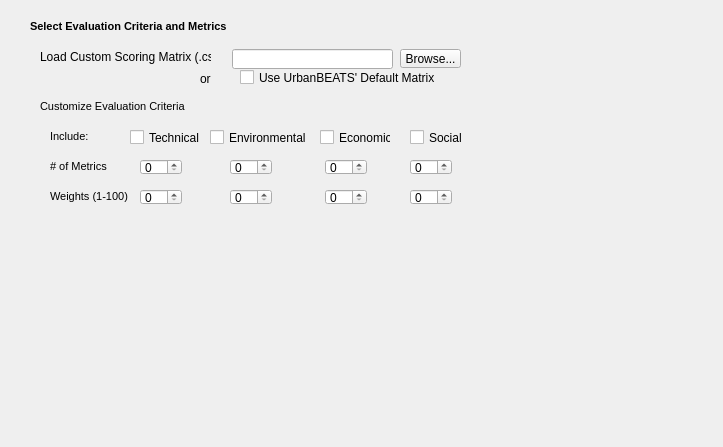
            <widget class="QWidget" name="scrollAreaWidgetContents_19">
             <property name="geometry">
              <rect>
               <x>0</x>
               <y>0</y>
               <width>723</width>
               <height>447</height>
              </rect>
             </property>
             <widget class="QLabel" name="mca_scoringmat_lbl_2">
              <property name="geometry">
               <rect>
                <x>30</x>
                <y>20</y>
                <width>447</width>
                <height>13</height>
               </rect>
              </property>
              <property name="text">
               <string>&lt;!DOCTYPE HTML PUBLIC &quot;-//W3C//DTD HTML 4.0//EN&quot; &quot;http://www.w3.org/TR/REC-html40/strict.dtd&quot;&gt;
&lt;html&gt;&lt;head&gt;&lt;meta name=&quot;qrichtext&quot; content=&quot;1&quot; /&gt;&lt;style type=&quot;text/css&quot;&gt;
p, li { white-space: pre-wrap; }
&lt;/style&gt;&lt;/head&gt;&lt;body style=&quot; font-family:'MS Shell Dlg 2'; font-size:8.25pt; font-weight:400; font-style:normal;&quot;&gt;
&lt;p style=&quot; margin-top:0px; margin-bottom:0px; margin-left:0px; margin-right:0px; -qt-block-indent:0; text-indent:0px;&quot;&gt;&lt;span style=&quot; font-size:8pt; font-weight:600;&quot;&gt;Select Evaluation Criteria and Metrics&lt;/span&gt;&lt;/p&gt;&lt;/body&gt;&lt;/html&gt;</string>
              </property>
             </widget>
             <widget class="QWidget" name="eval_widget" native="true">
              <property name="geometry">
               <rect>
                <x>30</x>
                <y>39</y>
                <width>447</width>
                <height>180</height>
               </rect>
              </property>
              <property name="minimumSize">
               <size>
                <width>0</width>
                <height>180</height>
               </size>
              </property>
              <widget class="QCheckBox" name="bottomlines_ecn_check">
               <property name="geometry">
                <rect>
                 <x>290</x>
                 <y>90</y>
                 <width>71</width>
                 <height>17</height>
                </rect>
               </property>
               <property name="text">
                <string>Economic</string>
               </property>
              </widget>
              <widget class="QCheckBox" name="bottomlines_tech_check">
               <property name="geometry">
                <rect>
                 <x>100</x>
                 <y>90</y>
                 <width>81</width>
                 <height>17</height>
                </rect>
               </property>
               <property name="text">
                <string>Technical</string>
               </property>
              </widget>
              <widget class="QCheckBox" name="bottomlines_soc_check">
               <property name="geometry">
                <rect>
                 <x>380</x>
                 <y>90</y>
                 <width>71</width>
                 <height>17</height>
                </rect>
               </property>
               <property name="text">
                <string>Social</string>
               </property>
              </widget>
              <widget class="QCheckBox" name="bottomlines_env_check">
               <property name="geometry">
                <rect>
                 <x>180</x>
                 <y>90</y>
                 <width>101</width>
                 <height>17</height>
                </rect>
               </property>
               <property name="text">
                <string>Environmental</string>
               </property>
              </widget>
              <widget class="QToolButton" name="mca_scoringmat_browse">
               <property name="enabled">
                <bool>true</bool>
               </property>
               <property name="geometry">
                <rect>
                 <x>370</x>
                 <y>10</y>
                 <width>61</width>
                 <height>19</height>
                </rect>
               </property>
               <property name="text">
                <string>Browse...</string>
               </property>
              </widget>
              <widget class="QLabel" name="mca_scoringmat_lbl2">
               <property name="geometry">
                <rect>
                 <x>170</x>
                 <y>30</y>
                 <width>21</width>
                 <height>20</height>
                </rect>
               </property>
               <property name="text">
                <string>or</string>
               </property>
              </widget>
              <widget class="QLineEdit" name="mca_scoringmat_box">
               <property name="geometry">
                <rect>
                 <x>202</x>
                 <y>10</y>
                 <width>161</width>
                 <height>20</height>
                </rect>
               </property>
              </widget>
              <widget class="QLabel" name="mca_scoringmat_lbl">
               <property name="geometry">
                <rect>
                 <x>10</x>
                 <y>10</y>
                 <width>171</width>
                 <height>16</height>
                </rect>
               </property>
               <property name="text">
                <string>Load Custom Scoring Matrix (.csv)</string>
               </property>
              </widget>
              <widget class="QCheckBox" name="mca_scoringmat_check">
               <property name="geometry">
                <rect>
                 <x>210</x>
                 <y>30</y>
                 <width>201</width>
                 <height>17</height>
                </rect>
               </property>
               <property name="text">
                <string>Use UrbanBEATS' Default Matrix</string>
               </property>
              </widget>
              <widget class="QLabel" name="bottomlines_weight_lbl_2">
               <property name="geometry">
                <rect>
                 <x>20</x>
                 <y>90</y>
                 <width>51</width>
                 <height>16</height>
                </rect>
               </property>
               <property name="whatsThis">
                <string>Adjust the weighting of each criteria. Assign an importance score between 1 and 10 to each of the selected bottom lines.</string>
               </property>
               <property name="text">
                <string>&lt;!DOCTYPE HTML PUBLIC &quot;-//W3C//DTD HTML 4.0//EN&quot; &quot;http://www.w3.org/TR/REC-html40/strict.dtd&quot;&gt;
&lt;html&gt;&lt;head&gt;&lt;meta name=&quot;qrichtext&quot; content=&quot;1&quot; /&gt;&lt;style type=&quot;text/css&quot;&gt;
p, li { white-space: pre-wrap; }
&lt;/style&gt;&lt;/head&gt;&lt;body style=&quot; font-family:'MS Shell Dlg 2'; font-size:8.25pt; font-weight:400; font-style:normal;&quot;&gt;
&lt;p style=&quot; margin-top:0px; margin-bottom:0px; margin-left:0px; margin-right:0px; -qt-block-indent:0; text-indent:0px;&quot;&gt;&lt;span style=&quot; font-size:8pt;&quot;&gt;Include:&lt;/span&gt;&lt;/p&gt;&lt;/body&gt;&lt;/html&gt;</string>
               </property>
              </widget>
              <widget class="QSpinBox" name="bottomlines_techN_spin">
               <property name="geometry">
                <rect>
                 <x>110</x>
                 <y>120</y>
                 <width>42</width>
                 <height>16</height>
                </rect>
               </property>
               <property name="maximum">
                <number>20</number>
               </property>
              </widget>
              <widget class="QLabel" name="bottomlines_metrics_lbl">
               <property name="geometry">
                <rect>
                 <x>20</x>
                 <y>120</y>
                 <width>61</width>
                 <height>16</height>
                </rect>
               </property>
               <property name="whatsThis">
                <string>Adjust the weighting of each criteria. Assign an importance score between 1 and 10 to each of the selected bottom lines.</string>
               </property>
               <property name="text">
                <string>&lt;!DOCTYPE HTML PUBLIC &quot;-//W3C//DTD HTML 4.0//EN&quot; &quot;http://www.w3.org/TR/REC-html40/strict.dtd&quot;&gt;
&lt;html&gt;&lt;head&gt;&lt;meta name=&quot;qrichtext&quot; content=&quot;1&quot; /&gt;&lt;style type=&quot;text/css&quot;&gt;
p, li { white-space: pre-wrap; }
&lt;/style&gt;&lt;/head&gt;&lt;body style=&quot; font-family:'MS Shell Dlg 2'; font-size:8.25pt; font-weight:400; font-style:normal;&quot;&gt;
&lt;p style=&quot; margin-top:0px; margin-bottom:0px; margin-left:0px; margin-right:0px; -qt-block-indent:0; text-indent:0px;&quot;&gt;&lt;span style=&quot; font-size:8pt;&quot;&gt;# of Metrics&lt;/span&gt;&lt;/p&gt;&lt;/body&gt;&lt;/html&gt;</string>
               </property>
              </widget>
              <widget class="QSpinBox" name="bottomlines_envN_spin">
               <property name="geometry">
                <rect>
                 <x>200</x>
                 <y>120</y>
                 <width>42</width>
                 <height>16</height>
                </rect>
               </property>
               <property name="maximum">
                <number>20</number>
               </property>
              </widget>
              <widget class="QSpinBox" name="bottomlines_ecnN_spin">
               <property name="geometry">
                <rect>
                 <x>295</x>
                 <y>120</y>
                 <width>42</width>
                 <height>16</height>
                </rect>
               </property>
               <property name="maximum">
                <number>20</number>
               </property>
              </widget>
              <widget class="QSpinBox" name="bottomlines_socN_spin">
               <property name="geometry">
                <rect>
                 <x>380</x>
                 <y>120</y>
                 <width>42</width>
                 <height>16</height>
                </rect>
               </property>
               <property name="maximum">
                <number>20</number>
               </property>
              </widget>
              <widget class="QLabel" name="bottomlines_lbl">
               <property name="geometry">
                <rect>
                 <x>10</x>
                 <y>60</y>
                 <width>201</width>
                 <height>16</height>
                </rect>
               </property>
               <property name="text">
                <string>&lt;!DOCTYPE HTML PUBLIC &quot;-//W3C//DTD HTML 4.0//EN&quot; &quot;http://www.w3.org/TR/REC-html40/strict.dtd&quot;&gt;
&lt;html&gt;&lt;head&gt;&lt;meta name=&quot;qrichtext&quot; content=&quot;1&quot; /&gt;&lt;style type=&quot;text/css&quot;&gt;
p, li { white-space: pre-wrap; }
&lt;/style&gt;&lt;/head&gt;&lt;body style=&quot; font-family:'MS Shell Dlg 2'; font-size:8.25pt; font-weight:400; font-style:normal;&quot;&gt;
&lt;p style=&quot; margin-top:0px; margin-bottom:0px; margin-left:0px; margin-right:0px; -qt-block-indent:0; text-indent:0px;&quot;&gt;&lt;span style=&quot; font-size:8pt;&quot;&gt;Customize Evaluation Criteria&lt;/span&gt;&lt;/p&gt;&lt;/body&gt;&lt;/html&gt;</string>
               </property>
              </widget>
              <widget class="QSpinBox" name="bottomlines_socW_spin">
               <property name="geometry">
                <rect>
                 <x>380</x>
                 <y>150</y>
                 <width>42</width>
                 <height>16</height>
                </rect>
               </property>
               <property name="maximum">
                <number>100</number>
               </property>
              </widget>
              <widget class="QSpinBox" name="bottomlines_ecnW_spin">
               <property name="geometry">
                <rect>
                 <x>295</x>
                 <y>150</y>
                 <width>42</width>
                 <height>16</height>
                </rect>
               </property>
               <property name="maximum">
                <number>100</number>
               </property>
              </widget>
              <widget class="QSpinBox" name="bottomlines_techW_spin">
               <property name="geometry">
                <rect>
                 <x>110</x>
                 <y>150</y>
                 <width>42</width>
                 <height>16</height>
                </rect>
               </property>
               <property name="maximum">
                <number>100</number>
               </property>
              </widget>
              <widget class="QSpinBox" name="bottomlines_envW_spin">
               <property name="geometry">
                <rect>
                 <x>200</x>
                 <y>150</y>
                 <width>42</width>
                 <height>16</height>
                </rect>
               </property>
               <property name="maximum">
                <number>100</number>
               </property>
              </widget>
              <widget class="QLabel" name="bottomlines_mode_lbl">
               <property name="geometry">
                <rect>
                 <x>20</x>
                 <y>150</y>
                 <width>81</width>
                 <height>16</height>
                </rect>
               </property>
               <property name="whatsThis">
                <string>Adjust the weighting of each criteria. Assign an importance score between 1 and 10 to each of the selected bottom lines.</string>
               </property>
               <property name="text">
                <string>&lt;!DOCTYPE HTML PUBLIC &quot;-//W3C//DTD HTML 4.0//EN&quot; &quot;http://www.w3.org/TR/REC-html40/strict.dtd&quot;&gt;
&lt;html&gt;&lt;head&gt;&lt;meta name=&quot;qrichtext&quot; content=&quot;1&quot; /&gt;&lt;style type=&quot;text/css&quot;&gt;
p, li { white-space: pre-wrap; }
&lt;/style&gt;&lt;/head&gt;&lt;body style=&quot; font-family:'MS Shell Dlg 2'; font-size:8pt; font-weight:400; font-style:normal;&quot;&gt;
&lt;p style=&quot; margin-top:0px; margin-bottom:0px; margin-left:0px; margin-right:0px; -qt-block-indent:0; text-indent:0px;&quot;&gt;Weights (1-100)&lt;/p&gt;&lt;/body&gt;&lt;/html&gt;</string>
               </property>
              </widget>
             </widget>
            </widget>
